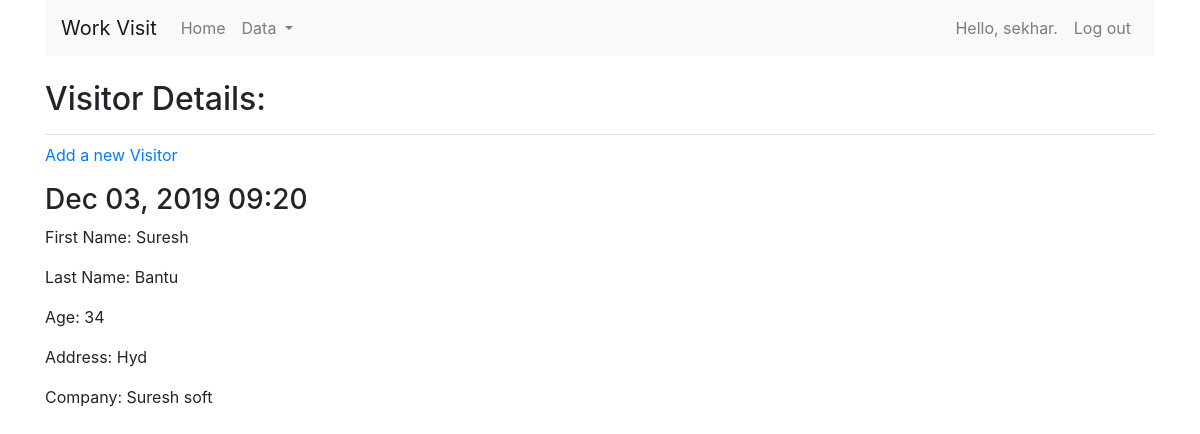
The page /visitor_details/2/ (signed in) on the database its author committed.
### WorkVisits/models.py (models this page shows, shortened)
class Visitors(models.Model):
    visitor_fname = models.CharField('first name', max_length=250)
    visitor_lname = models.CharField('last name', max_length=250)
    visitor_uname = models.CharField('user name', max_length=250)
    visitor_age = models.IntegerField('Age')
    visitor_address = models.CharField('Address', max_length=250)
    visitor_company = models.CharField('Company', max_length=250)
    date_added = models.DateTimeField(auto_now_add=True)

### WorkVisits/views.py (the view)
# urls.py: url('visitor_details/(?P<visitor_id>\d+)/$', views.visitor_details, name='visitor_details'),
@login_required
def visitor_details(request, visitor_id):
    vd = Visitors.objects.get(id=visitor_id)
    context = {'vd': vd}
    return render(request, 'workvisits/visitor_details.html', context)

### WorkVisits/templates/WorkVisits/visitor_details.html (shortened to what this page needs)
{% extends 'WorkVisits/base.html' %}
{% load bootstrap4 %}
{% block header %}
<h2>Visitor Details: </h2>
{% endblock header %}
{% block content %}
<p><a href = "{% url 'workvisits:new_visitor' %}">Add a new Visitor</a></p>
<div class="panel panel-default">
    <div class="panel-heading">
        <h3>
            {{vd.date_added|date:'M d, Y H:i' }}
        </h3>
    </div>
    <div class="panel-body">
        <p>First Name: {{vd.visitor_fname}}</p>
        <p>Last Name: {{vd.visitor_lname}}</p>
        <p>Age: {{vd.visitor_age}}</p>
        <p>Address: {{vd.visitor_address}}</p>
        <p>Company: {{vd.visitor_company}}</p>
    </div>
</div>
{% endblock content %}

### WorkVisits/templates/WorkVisits/base.html (shortened to what this page needs)
{% load bootstrap4 %}
<!DOCTYPE html>
<html lang="en">
<head>
    {% bootstrap_css %}
</head>
<body>
<div class="container">
    <nav class="navbar navbar-expand-md navbar-light bg-light">
        <a class="navbar-brand" href="{% url 'workvisits:workvisit_request' %}">Work Visit</a>
        <div class="navbar-collapse collapse w-100 order-1 order-md-0 dual-collapse2" id="navbarNavDropdown">
            <ul class="nav navbar-nav">
                <li class="nav-item ">
                    <a class="nav-link" href="{% url 'workvisits:home' %}">Home <span class="sr-only">(current)</span></a>
                </li>
                <li class="nav-item dropdown">
                    <a class="nav-link dropdown-toggle" href="#" id="navbarDropdownMenuLink" data-toggle="dropdown" aria-haspopup="true" aria-expanded="false">
                        Data
                    </a>
                </li>
            </ul>
        </div>
        <div class="navbar-collapse collapse w-100 order-3 dual-collapse2">
            <ul class="navbar-nav ml-auto">
                {% if user.is_authenticated %}
                 <li class="nav-item"><a class="nav-link" href="{% url 'users:user_details' user.id %}">Hello, {{ user.username }}.</a></li>
                <li class="nav-item"><a class="nav-link" href="{% url 'users:logout' %}">Log out</a></li>
                {% else %}
                <li class="nav-item"><a class="nav-link" href="{% url 'users:register' %}">Register</a></li>
                 <li class="nav-item"><a class="nav-link" href="{% url 'users:login' %}">Log in</a></li>
                {% endif %}
            </ul>
        </div>
    </nav>
</div>
<div class="container">
    <div class="pb-2 mt-4 mb-2 border-bottom">
        {% block header %}
        {% endblock header %}
    </div>
    <div>
        {% block content %}{% endblock content %}
    </div>
</div>
</body>
</html>

### rows shown on the page
Visitors: date_added "Dec 03, 2019 09:20", visitor_fname "Suresh", visitor_lname "Bantu", visitor_age "34", visitor_address "Hyd", visitor_company "Suresh soft"

### other values the page prints
{{ user.username }} "sekhar"
